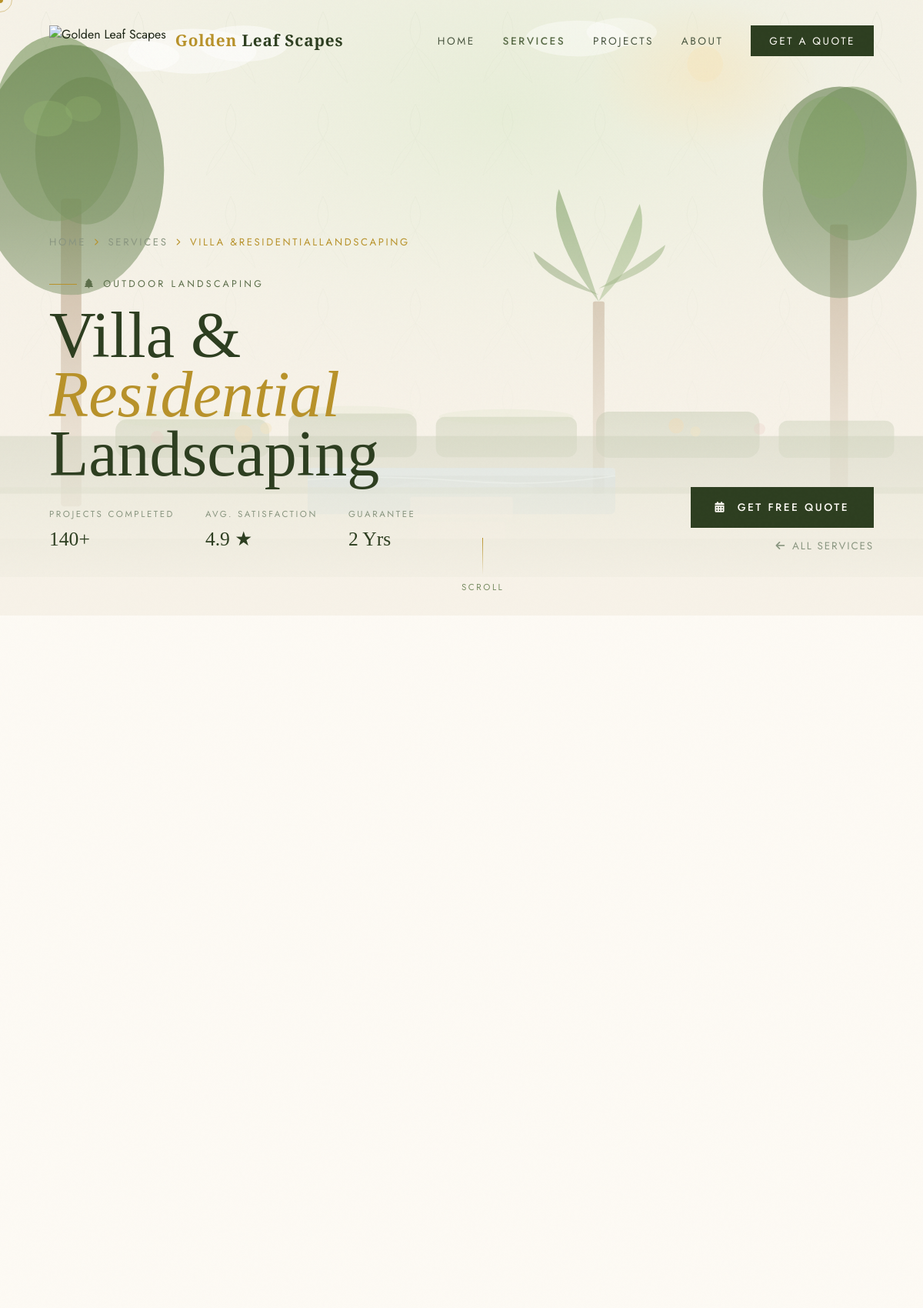
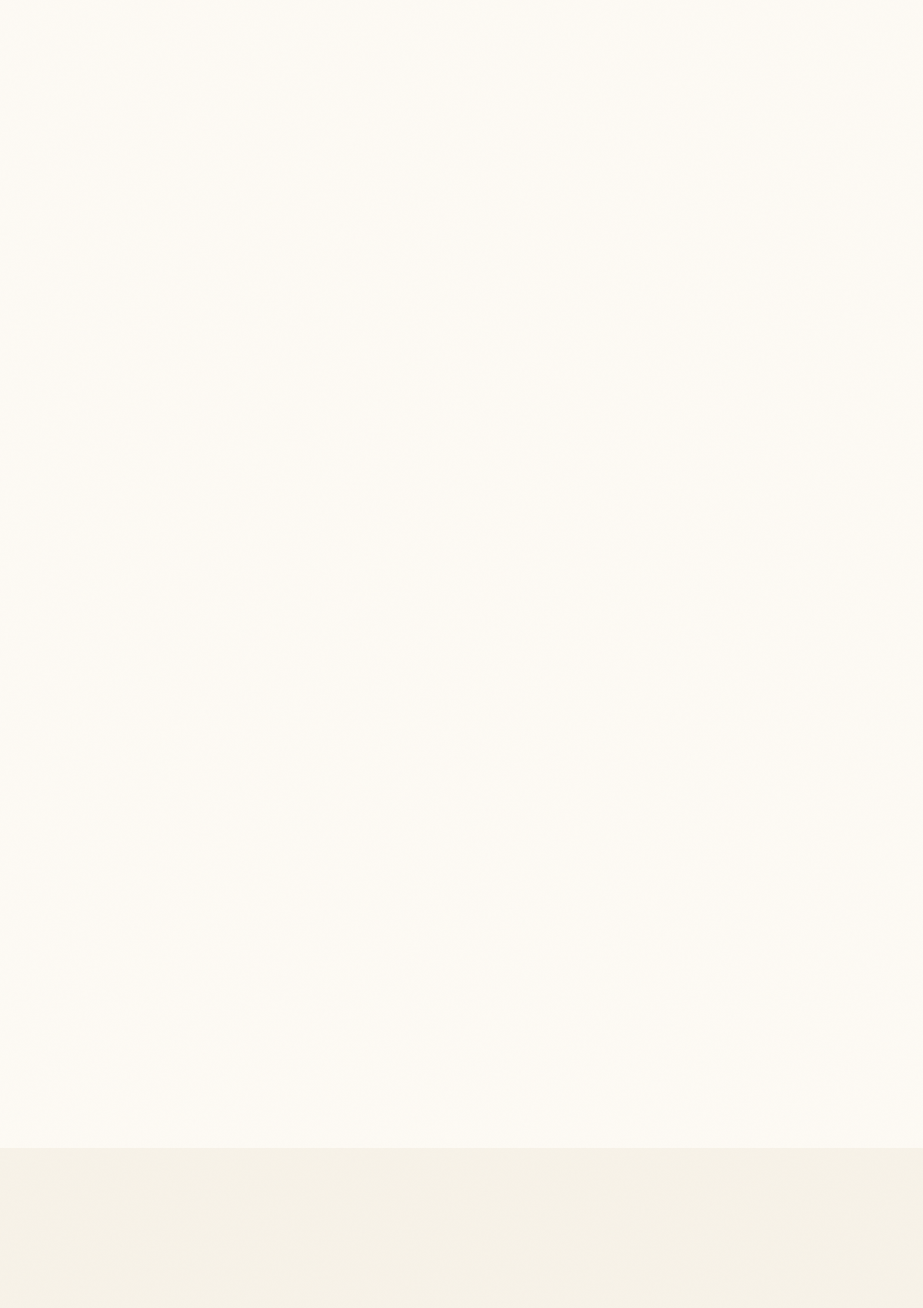
Page /services/villa-landscaping/ (upper part) on the committed database (2 pictures, top to bottom).
### myApp/models.py (models this page shows, shortened)
class Service(models.Model):
    title = models.CharField(max_length=200)
    slug = models.SlugField(unique=True, blank=True)
    short_description = models.TextField(blank=True)
    full_description = models.TextField(blank=True)
    hero_image_url = models.URLField(blank=True, help_text="Cloudinary URL for hero image")
    icon = models.CharField(max_length=50, blank=True, help_text="Font Awesome icon class (e.g., 'fa-tree')")
    hero_tag = models.CharField(max_length=100, blank=True, help_text="Tag shown in hero (e.g., 'Outdoor Landscaping')")
    hero_meta_projects = models.CharField(max_length=50, blank=True, help_text="Projects stat (e.g., '140+')")
    hero_meta_satisfaction = models.CharField(max_length=50, blank=True, help_text="Satisfaction stat (e.g., '4.9 ★')")
    hero_meta_guarantee = models.CharField(max_length=50, blank=True, help_text="Guarantee stat (e.g., '2 Yrs')")
    cta_text = models.CharField(max_length=100, blank=True, help_text="Hero CTA button text")
    cta_link = models.CharField(max_length=255, blank=True, help_text="Hero CTA button link")
    stats_strip_data = models.TextField(blank=True, help_text="Stats in format: '140+|Villas Transformed|Across Dubai...,3–8|Weeks to Completion|Depending on...'")
    overview_content = models.TextField(blank=True, help_text="Overview paragraphs (separate with double newline)")
    whats_included = models.TextField(blank=True, help_text="What's included list items (one per line)")
    timeline_data = models.TextField(blank=True, help_text="Timeline in format: 'Week 1|Task description,Week 2|Task description'")
    process_steps_data = models.TextField(blank=True, help_text="Process steps in format: 'fa-search|Discovery & Site Analysis|Description...'")
    showcase_projects_data = models.TextField(blank=True, help_text="Showcase projects in format: 'Dubai Hills Estate|The Palm Residence Garden|large,...'")
    specs_data = models.TextField(blank=True, help_text="Specs in format: 'Minimum Plot|200 sqm...,Design Style|Tropical...'")
    faq_data = models.TextField(blank=True, help_text="FAQ in format: 'How long does it take?|Most residential...'")
    testimonial_text = models.TextField(blank=True)
    testimonial_author = models.CharField(max_length=200, blank=True)
    testimonial_role = models.CharField(max_length=200, blank=True)
    related_services = models.CharField(max_length=500, blank=True, help_text="Comma-separated service slugs for related services")
    featured = models.BooleanField(default=False)
    order = models.IntegerField(default=0, help_text="Display order")
    created_at = models.DateTimeField(auto_now_add=True)
    updated_at = models.DateTimeField(auto_now=True)
    class Meta:
        ordering = ['order', 'title']
    def get_absolute_url(self):
        return reverse('service_detail', kwargs={'slug': self.slug})
    def get_stats_strip(self):
        if not self.stats_strip_data:
            return []
        stats = []
        for stat in self.stats_strip_data.split(','):
            if '|' in stat:
                parts = stat.split('|', 2)
                if len(parts) == 3:
                    stats.append({'number': parts[0].strip(), 'label': parts[1].strip(), 'subtext': parts[2].strip()})
        return stats
    def get_timeline(self):
        if not self.timeline_data:
            return []
        timeline = []
        for item in self.timeline_data.split(','):
            if '|' in item:
                week, task = item.split('|', 1)
                timeline.append({'week': week.strip(), 'task': task.strip()})
        return timeline
    def get_process_steps(self):
        if not self.process_steps_data:
            return []
        steps = []
        for step in self.process_steps_data.split(','):
            if '|' in step:
                parts = step.split('|', 2)
                if len(parts) == 3:
                    steps.append({'icon': parts[0].strip(), 'title': parts[1].strip(), 'description': parts[2].strip()})
        return steps
    def get_showcase_projects(self):
        if not self.showcase_projects_data:
            return []
        projects = []
        for project in self.showcase_projects_data.split(','):
            if '|' in project:
                parts = project.split('|')
                if len(parts) >= 2:
                    size = parts[2].strip() if len(parts) > 2 else 'half'
                    projects.append({'tag': parts[0].strip(), 'name': parts[1].strip(), 'size': size})
        return projects
    def get_specs(self):
        if not self.specs_data:
            return []
        specs = []
        for spec in self.specs_data.split(','):
            if '|' in spec:
                key, value = spec.split('|', 1)
                specs.append({'key': key.strip(), 'value': value.strip()})
        return specs
    def get_faqs(self):
        if not self.faq_data:
            return []
        faqs = []
        for faq in self.faq_data.split(','):
            if '|' in faq:
                question, answer = faq.split('|', 1)
                faqs.append({'question': question.strip(), 'answer': answer.strip()})
        return faqs
    def get_related_services_list(self):
        if not self.related_services:
            return Service.objects.none()
        slugs = [s.strip() for s in self.related_services.split(',') if s.strip()]
        return Service.objects.filter(slug__in=slugs).exclude(id=self.id)[:3]
    def get_whats_included_list(self):
        if not self.whats_included:
            return []
        return [item.strip() for item in self.whats_included.split('\n') if item.strip()]
    def get_clean_title(self):
        import re
        if not self.title:
            return ''
        clean = re.sub(r'<[^>]+>', '', self.title)
        return clean.strip()

### myApp/views.py (the view)
# urls.py: path('services/<slug:slug>/', views.service_detail, name='service_detail'),
def service_detail(request, slug):
    service = get_object_or_404(Service, slug=slug)
    return render(request, 'service_detail.html', {'service': service})

### myApp/context_processors.py (called while the page is built)
def footer_services(request):
    services = Service.objects.filter(featured=True).order_by('order', 'title')[:6]
    if not services.exists():
        services = Service.objects.all().order_by('order', 'title')[:6]
    return {
        'footer_services': services,
    }

### templates/service_detail.html (shortened to what this page needs)
{% extends 'service_base.html' %}
{% block content %}
  {% include 'partials/service_detail_hero.html' %}
  {% include 'partials/service_detail_overview.html' %}
  {% include 'partials/service_detail_process.html' %}
  {% include 'partials/service_detail_showcase.html' %}
{% endblock %}

### templates/partials/service_detail_hero.html (shortened to what this page needs)
<div class="detail-hero">
  <div class="hero-pattern"></div>
  <div class="hero-overlay"></div>
  <div class="hero-content">
    <div>
      <div class="breadcrumb">
        <a href="{% url 'home' %}">Home</a>
        <i class="fas fa-chevron-right"></i>
        <a href="{% url 'services' %}">Services</a>
        <i class="fas fa-chevron-right"></i>
        <span style="color:var(--gold)">{{ service.title|striptags }}</span>
      </div>
      {% if service.hero_tag %}
      <div class="hero-tag"><span class="gold-line" style="width:36px;"></span>{% if service.icon %}<i class="fas {{ service.icon }}" style="font-size:0.78rem;"></i>{% endif %} {{ service.hero_tag }}</div>
      {% endif %}
      <h1 class="hero-title">{{ service.title|safe }}</h1>
      {% if service.hero_meta_projects or service.hero_meta_satisfaction or service.hero_meta_guarantee %}
      <div class="hero-meta">
        {% if service.hero_meta_projects %}
        <div><div class="hm-label">Projects Completed</div><div class="hm-val">{{ service.hero_meta_projects }}</div></div>
        {% endif %}
        {% if service.hero_meta_satisfaction %}
        <div><div class="hm-label">Avg. Satisfaction</div><div class="hm-val">{{ service.hero_meta_satisfaction }}</div></div>
        {% endif %}
        {% if service.hero_meta_guarantee %}
        <div><div class="hm-label">Guarantee</div><div class="hm-val">{{ service.hero_meta_guarantee }}</div></div>
        {% endif %}
      </div>
      {% endif %}
    </div>
    <div class="hero-side">
      {% if service.cta_text %}
      <a href="{{ service.cta_link|default:'#' }}" class="btn-primary"><i class="fas fa-calendar-alt" style="margin-right:8px;"></i> {{ service.cta_text }}</a>
      {% endif %}
      <a href="{% url 'services' %}" class="hero-back"><i class="fas fa-arrow-left"></i> All Services</a>
    </div>
  </div>
  <div class="scroll-hint">
    <span>Scroll</span>
  </div>
</div>

### templates/service_base.html (style rules this page uses)
:root { --gold: #B8922A; --gold-light: #D4A83A; --gold-pale: #F5E6C0; --gold-dim: rgba(184,146,42,0.18); --gold-border: rgba(184,146,42,0.28); --ivory: #FDFAF4; --cream: #F7F2E8; --cream-mid: #F0EAD8; --cream-dark: #E8E0CC; --linen: #DDD6C4; --sage: #5C6E4A; --sage-light: #7A8E64; --sage-pale: #EBF0E4; --sage-mid: #4A5C3A; --forest: #2D3E20; --text-dark: #1C2414; --text-mid: #4A5640; --text-muted: #8A9680; --warm-white: #FEFCF7; --blue-water: rgba(80,140,190,0.22); }
*, *::before, *::after { box-sizing: border-box; margin: 0; padding: 0; }
html { scroll-behavior: smooth; }
body { font-family: 'Jost', sans-serif; background: var(--ivory); color: var(--text-dark); overflow-x: hidden; cursor: none; }
body::before { content:''; position:fixed; inset:0; opacity:0.016; pointer-events:none; z-index:9997; }
h1,h2,h3,h4,h5 { font-family:'Cormorant Garamond',serif; }
.gold-line { display:inline-block; height:1px; background:var(--gold); }
.detail-hero { position:relative; height:100vh; display:flex; flex-direction:column; justify-content:flex-end; overflow:hidden; background: var(--cream); }
.hero-scene { position:absolute; inset:0; z-index:1; }
.hero-overlay { position:absolute; inset:0; z-index:2; background: linear-gradient(to top, rgba(247,242,232,1) 0%, rgba(247,242,232,0.75) 30%, rgba(247,242,232,0.2) 65%, transparent 100%); }
.hero-pattern { position:absolute; inset:0; z-index:1; opacity:0.06; background-size:120px; }
.hero-content { position:relative; z-index:3; padding:0 64px 80px; display:grid; grid-template-columns:1fr auto; align-items:flex-end; gap:60px; }
.breadcrumb { display:flex; align-items:center; gap:10px; font-size:0.82rem; letter-spacing:0.2em; text-transform:uppercase; color:var(--text-muted); margin-bottom:28px; animation:fadeUp 0.6s ease both 0.1s; }
.breadcrumb i { font-size:0.58rem; color:var(--gold); }
.breadcrumb a { color:var(--text-muted); text-decoration:none; transition:color 0.2s; }
.hero-tag { display:inline-flex; align-items:center; gap:10px; font-size:0.78rem; letter-spacing:0.26em; text-transform:uppercase; color:var(--sage); margin-bottom:18px; animation:fadeUp 0.7s ease both 0.2s; }
.hero-title { font-size:clamp(3.2rem, 7vw, 6.5rem); font-weight:300; line-height:0.92; color:var(--forest); animation:fadeUp 0.9s ease both 0.3s; }
.hero-title em { font-style:italic; color:var(--gold); }
.hero-meta { display:flex; gap:40px; margin-top:32px; animation:fadeUp 0.9s ease both 0.45s; }
.hm-label { font-size:0.72rem; letter-spacing:0.22em; text-transform:uppercase; color:var(--text-muted); margin-bottom:4px; }
.hm-val { font-family:'Cormorant Garamond',serif; font-size:1.6rem; font-weight:300; color:var(--forest); }
.hero-side { text-align:right; animation:fadeUp 0.9s ease both 0.5s; }
.btn-primary { background:var(--forest); color:var(--ivory); font-family:'Jost',sans-serif; font-size:0.86rem; font-weight:500; letter-spacing:0.18em; text-transform:uppercase; padding:16px 32px; text-decoration:none; display:inline-block; transition:background 0.25s; }
.hero-back { display:flex; align-items:center; justify-content:flex-end; gap:8px; font-size:0.84rem; letter-spacing:0.14em; text-transform:uppercase; color:var(--text-muted); text-decoration:none; margin-top:14px; transition:color 0.2s; }
.scroll-hint { position:absolute; bottom:28px; left:50%; transform:translateX(-50%); z-index:4; display:flex; flex-direction:column; align-items:center; gap:8px; font-size:0.72rem; letter-spacing:0.22em; text-transform:uppercase; color:var(--sage-light); animation:fadeUp 1s ease both 0.8s; }

### rows in the picture
Service: title "VILLA &RESIDENTIALLANDSCAPING", hero_tag "OUTDOOR LANDSCAPING", title "Villa & Residential Landscaping", hero_meta_projects "140+", hero_meta_satisfaction "4.9 ★", hero_meta_guarantee "2 Yrs", cta_text "GET FREE QUOTE"
